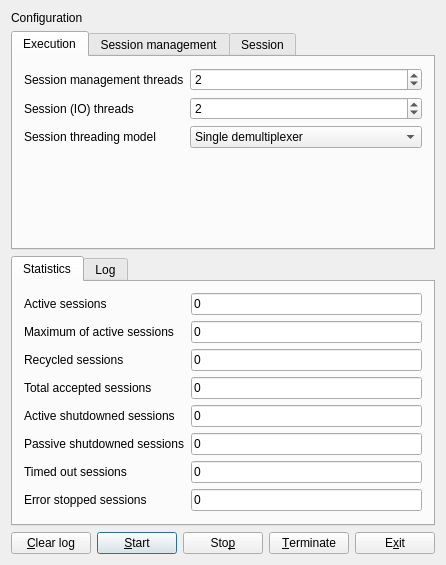
<?xml version="1.0" encoding="UTF-8"?>
<ui version="4.0">
 <class>mainForm</class>
 <widget class="QWidget" name="mainForm">
  <property name="geometry">
   <rect>
    <x>0</x>
    <y>0</y>
    <width>425</width>
    <height>516</height>
   </rect>
  </property>
  <property name="windowTitle">
   <string>Qt Echo Server</string>
  </property>
  <layout class="QVBoxLayout" name="mainLayout" stretch="0,0,1,0">
   <item>
    <widget class="QLabel" name="configurationLabel">
     <property name="text">
      <string>Configuration</string>
     </property>
    </widget>
   </item>
   <item>
    <widget class="QTabWidget" name="configTabWidget">
     <property name="currentIndex">
      <number>0</number>
     </property>
     <widget class="QWidget" name="executionTab">
      <attribute name="title">
       <string>Execution</string>
      </attribute>
      <layout class="QFormLayout" name="executionTabLayout">
       <item row="0" column="0">
        <widget class="QLabel" name="sessionManagerThreadsLabel">
         <property name="text">
          <string>Session management threads</string>
         </property>
        </widget>
       </item>
       <item row="0" column="1">
        <widget class="QSpinBox" name="sessionManagerThreadsSpinBox">
         <property name="sizePolicy">
          <sizepolicy hsizetype="Expanding" vsizetype="Preferred">
           <horstretch>0</horstretch>
           <verstretch>0</verstretch>
          </sizepolicy>
         </property>
         <property name="minimum">
          <number>1</number>
         </property>
         <property name="maximum">
          <number>1000</number>
         </property>
         <property name="value">
          <number>2</number>
         </property>
        </widget>
       </item>
       <item row="1" column="0">
        <widget class="QLabel" name="sessionThreadsLabel">
         <property name="text">
          <string>Session (IO) threads</string>
         </property>
        </widget>
       </item>
       <item row="1" column="1">
        <widget class="QSpinBox" name="sessionThreadsSpinBox">
         <property name="sizePolicy">
          <sizepolicy hsizetype="Expanding" vsizetype="Preferred">
           <horstretch>0</horstretch>
           <verstretch>0</verstretch>
          </sizepolicy>
         </property>
         <property name="minimum">
          <number>1</number>
         </property>
         <property name="maximum">
          <number>1000</number>
         </property>
         <property name="value">
          <number>2</number>
         </property>
        </widget>
       </item>
       <item row="2" column="0">
        <widget class="QLabel" name="sessionThreadModelLabel">
         <property name="text">
          <string>Session threading model</string>
         </property>
        </widget>
       </item>
       <item row="2" column="1">
        <widget class="QComboBox" name="sessionThreadModelComboBox">
         <property name="sizePolicy">
          <sizepolicy hsizetype="Expanding" vsizetype="Preferred">
           <horstretch>0</horstretch>
           <verstretch>0</verstretch>
          </sizepolicy>
         </property>
         <item>
          <property name="text">
           <string>Single demultiplexer</string>
          </property>
         </item>
         <item>
          <property name="text">
           <string>Demultiplexer per work thread</string>
          </property>
         </item>
        </widget>
       </item>
      </layout>
     </widget>
     <widget class="QWidget" name="sessionManagementTab">
      <attribute name="title">
       <string>Session management</string>
      </attribute>
      <layout class="QFormLayout" name="sessionManagementTabLayout">
       <item row="0" column="0">
        <widget class="QLabel" name="maxSessionCountLabel">
         <property name="text">
          <string>Maximum active sessions (TCP connections)</string>
         </property>
        </widget>
       </item>
       <item row="0" column="1">
        <widget class="QSpinBox" name="maxSessionCountSpinBox">
         <property name="sizePolicy">
          <sizepolicy hsizetype="Expanding" vsizetype="Preferred">
           <horstretch>0</horstretch>
           <verstretch>0</verstretch>
          </sizepolicy>
         </property>
         <property name="minimum">
          <number>1</number>
         </property>
         <property name="maximum">
          <number>1000000</number>
         </property>
         <property name="value">
          <number>10000</number>
         </property>
        </widget>
       </item>
       <item row="1" column="0">
        <widget class="QLabel" name="recycledSessionCountLabel">
         <property name="text">
          <string>Maximum recycled sessions</string>
         </property>
        </widget>
       </item>
       <item row="1" column="1">
        <widget class="QSpinBox" name="recycledSessionCountSpinBox">
         <property name="sizePolicy">
          <sizepolicy hsizetype="Expanding" vsizetype="Preferred">
           <horstretch>0</horstretch>
           <verstretch>0</verstretch>
          </sizepolicy>
         </property>
         <property name="minimum">
          <number>0</number>
         </property>
         <property name="maximum">
          <number>1000000</number>
         </property>
         <property name="value">
          <number>100</number>
         </property>
        </widget>
       </item>
       <item row="2" column="0">
        <widget class="QLabel" name="listenBacklogLabel">
         <property name="text">
          <string>Listen backlog</string>
         </property>
        </widget>
       </item>
       <item row="2" column="1">
        <widget class="QSpinBox" name="listenBacklogSpinBox">
         <property name="sizePolicy">
          <sizepolicy hsizetype="Expanding" vsizetype="Preferred">
           <horstretch>0</horstretch>
           <verstretch>0</verstretch>
          </sizepolicy>
         </property>
         <property name="minimum">
          <number>1</number>
         </property>
         <property name="maximum">
          <number>1000</number>
         </property>
         <property name="value">
          <number>6</number>
         </property>
        </widget>
       </item>
       <item row="3" column="0">
        <widget class="QLabel" name="portNumberLabel">
         <property name="text">
          <string>TCP port number to listen</string>
         </property>
        </widget>
       </item>
       <item row="3" column="1">
        <widget class="QSpinBox" name="portNumberSpinBox">
         <property name="sizePolicy">
          <sizepolicy hsizetype="Expanding" vsizetype="Preferred">
           <horstretch>0</horstretch>
           <verstretch>0</verstretch>
          </sizepolicy>
         </property>
         <property name="minimum">
          <number>1</number>
         </property>
         <property name="maximum">
          <number>65535</number>
         </property>
         <property name="value">
          <number>7</number>
         </property>
        </widget>
       </item>
       <item row="4" column="0">
        <widget class="QLabel" name="addressLabel">
         <property name="text">
          <string>IP address of interface to listen (IPv4 or IPv6)</string>
         </property>
        </widget>
       </item>
       <item row="4" column="1">
        <widget class="QLineEdit" name="addressEdit">
         <property name="sizePolicy">
          <sizepolicy hsizetype="Expanding" vsizetype="Preferred">
           <horstretch>0</horstretch>
           <verstretch>0</verstretch>
          </sizepolicy>
         </property>
         <property name="text">
          <string>0.0.0.0</string>
         </property>
        </widget>
       </item>
      </layout>
     </widget>
     <widget class="QWidget" name="sessionTab">
      <attribute name="title">
       <string>Session</string>
      </attribute>
      <layout class="QFormLayout" name="sessionTabLayout">
       <item row="0" column="0">
        <widget class="QLabel" name="sessionBufferSizeLabel">
         <property name="text">
          <string>Session's buffer size (bytes)</string>
         </property>
        </widget>
       </item>
       <item row="0" column="1">
        <widget class="QSpinBox" name="sessionBufferSizeSpinBox">
         <property name="sizePolicy">
          <sizepolicy hsizetype="Expanding" vsizetype="Preferred">
           <horstretch>0</horstretch>
           <verstretch>0</verstretch>
          </sizepolicy>
         </property>
         <property name="minimum">
          <number>1</number>
         </property>
         <property name="maximum">
          <number>10485760</number>
         </property>
         <property name="singleStep">
          <number>256</number>
         </property>
         <property name="value">
          <number>4096</number>
         </property>
        </widget>
       </item>
       <item row="3" column="0">
        <widget class="QCheckBox" name="sockRecvBufferSizeCheckBox">
         <property name="sizePolicy">
          <sizepolicy hsizetype="Preferred" vsizetype="Preferred">
           <horstretch>0</horstretch>
           <verstretch>0</verstretch>
          </sizepolicy>
         </property>
         <property name="text">
          <string>Socket's recieve buffer size (bytes)</string>
         </property>
        </widget>
       </item>
       <item row="3" column="1">
        <widget class="QSpinBox" name="sockRecvBufferSizeSpinBox">
         <property name="enabled">
          <bool>false</bool>
         </property>
         <property name="sizePolicy">
          <sizepolicy hsizetype="Expanding" vsizetype="Preferred">
           <horstretch>0</horstretch>
           <verstretch>0</verstretch>
          </sizepolicy>
         </property>
         <property name="minimum">
          <number>0</number>
         </property>
         <property name="maximum">
          <number>10485760</number>
         </property>
         <property name="singleStep">
          <number>256</number>
         </property>
         <property name="value">
          <number>4096</number>
         </property>
        </widget>
       </item>
       <item row="4" column="0">
        <widget class="QCheckBox" name="sockSendBufferSizeCheckBox">
         <property name="sizePolicy">
          <sizepolicy hsizetype="Preferred" vsizetype="Preferred">
           <horstretch>0</horstretch>
           <verstretch>0</verstretch>
          </sizepolicy>
         </property>
         <property name="text">
          <string>Socket's send buffer size (bytes)</string>
         </property>
        </widget>
       </item>
       <item row="4" column="1">
        <widget class="QSpinBox" name="sockSendBufferSizeSpinBox">
         <property name="enabled">
          <bool>false</bool>
         </property>
         <property name="sizePolicy">
          <sizepolicy hsizetype="Expanding" vsizetype="Preferred">
           <horstretch>0</horstretch>
           <verstretch>0</verstretch>
          </sizepolicy>
         </property>
         <property name="minimum">
          <number>0</number>
         </property>
         <property name="maximum">
          <number>10485760</number>
         </property>
         <property name="singleStep">
          <number>256</number>
         </property>
         <property name="value">
          <number>4096</number>
         </property>
        </widget>
       </item>
       <item row="5" column="0">
        <widget class="QLabel" name="tcpNoDelayLabel">
         <property name="text">
          <string>TCP NO_DELAY option</string>
         </property>
        </widget>
       </item>
       <item row="5" column="1">
        <widget class="QComboBox" name="tcpNoDelayComboBox">
         <property name="sizePolicy">
          <sizepolicy hsizetype="Expanding" vsizetype="Preferred">
           <horstretch>0</horstretch>
           <verstretch>0</verstretch>
          </sizepolicy>
         </property>
         <property name="currentIndex">
          <number>0</number>
         </property>
         <item>
          <property name="text">
           <string>default (operating system)</string>
          </property>
         </item>
         <item>
          <property name="text">
           <string>on</string>
          </property>
         </item>
         <item>
          <property name="text">
           <string>off</string>
          </property>
         </item>
        </widget>
       </item>
       <item row="1" column="0">
        <widget class="QCheckBox" name="inactivityTimeoutCheckBox">
         <property name="sizePolicy">
          <sizepolicy hsizetype="Preferred" vsizetype="Preferred">
           <horstretch>0</horstretch>
           <verstretch>0</verstretch>
          </sizepolicy>
         </property>
         <property name="text">
          <string>Inactivity timeout (seconds)</string>
         </property>
        </widget>
       </item>
       <item row="1" column="1">
        <widget class="QSpinBox" name="inactivityTimeoutSpinBox">
         <property name="enabled">
          <bool>false</bool>
         </property>
         <property name="sizePolicy">
          <sizepolicy hsizetype="Expanding" vsizetype="Preferred">
           <horstretch>0</horstretch>
           <verstretch>0</verstretch>
          </sizepolicy>
         </property>
         <property name="minimum">
          <number>0</number>
         </property>
         <property name="maximum">
          <number>10485760</number>
         </property>
         <property name="singleStep">
          <number>10</number>
         </property>
         <property name="value">
          <number>600</number>
         </property>
        </widget>
       </item>
       <item row="2" column="0">
        <widget class="QLabel" name="maxTransferSizeLabel">
         <property name="text">
          <string>Max size of single async transfer (bytes)</string>
         </property>
        </widget>
       </item>
       <item row="2" column="1">
        <widget class="QSpinBox" name="maxTransferSizeSpinBox">
         <property name="sizePolicy">
          <sizepolicy hsizetype="Expanding" vsizetype="Preferred">
           <horstretch>0</horstretch>
           <verstretch>0</verstretch>
          </sizepolicy>
         </property>
         <property name="minimum">
          <number>1</number>
         </property>
         <property name="maximum">
          <number>10485760</number>
         </property>
         <property name="singleStep">
          <number>32</number>
         </property>
         <property name="value">
          <number>4096</number>
         </property>
        </widget>
       </item>
      </layout>
     </widget>
    </widget>
   </item>
   <item>
    <widget class="QTabWidget" name="stateTabWidget">
     <property name="currentIndex">
      <number>0</number>
     </property>
     <widget class="QWidget" name="statisticsTab">
      <attribute name="title">
       <string>Statistics</string>
      </attribute>
      <layout class="QFormLayout" name="formLayout">
       <item row="0" column="0">
        <widget class="QLabel" name="activeSessionsLabel">
         <property name="text">
          <string>Active sessions</string>
         </property>
        </widget>
       </item>
       <item row="0" column="1">
        <widget class="QLineEdit" name="activeSessionsEdit">
         <property name="sizePolicy">
          <sizepolicy hsizetype="Expanding" vsizetype="Preferred">
           <horstretch>0</horstretch>
           <verstretch>0</verstretch>
          </sizepolicy>
         </property>
         <property name="text">
          <string>0</string>
         </property>
         <property name="readOnly">
          <bool>true</bool>
         </property>
        </widget>
       </item>
       <item row="1" column="0">
        <widget class="QLabel" name="maxActiveSessionsLabel">
         <property name="text">
          <string>Maximum of active sessions</string>
         </property>
        </widget>
       </item>
       <item row="1" column="1">
        <widget class="QLineEdit" name="maxActiveSessionsEdit">
         <property name="sizePolicy">
          <sizepolicy hsizetype="Expanding" vsizetype="Preferred">
           <horstretch>0</horstretch>
           <verstretch>0</verstretch>
          </sizepolicy>
         </property>
         <property name="text">
          <string>0</string>
         </property>
         <property name="readOnly">
          <bool>true</bool>
         </property>
        </widget>
       </item>
       <item row="2" column="0">
        <widget class="QLabel" name="recycledSessionsLabel">
         <property name="text">
          <string>Recycled sessions</string>
         </property>
        </widget>
       </item>
       <item row="2" column="1">
        <widget class="QLineEdit" name="recycledSessionsEdit">
         <property name="sizePolicy">
          <sizepolicy hsizetype="Expanding" vsizetype="Preferred">
           <horstretch>0</horstretch>
           <verstretch>0</verstretch>
          </sizepolicy>
         </property>
         <property name="text">
          <string>0</string>
         </property>
         <property name="readOnly">
          <bool>true</bool>
         </property>
        </widget>
       </item>
       <item row="3" column="0">
        <widget class="QLabel" name="totalAcceptedSessionsLabel">
         <property name="text">
          <string>Total accepted sessions</string>
         </property>
        </widget>
       </item>
       <item row="3" column="1">
        <widget class="QLineEdit" name="totalAcceptedSessionsEdit">
         <property name="sizePolicy">
          <sizepolicy hsizetype="Expanding" vsizetype="Preferred">
           <horstretch>0</horstretch>
           <verstretch>0</verstretch>
          </sizepolicy>
         </property>
         <property name="text">
          <string>0</string>
         </property>
         <property name="readOnly">
          <bool>true</bool>
         </property>
        </widget>
       </item>
       <item row="4" column="0">
        <widget class="QLabel" name="activeShutdownedSessionsLabel">
         <property name="text">
          <string>Active shutdowned sessions</string>
         </property>
        </widget>
       </item>
       <item row="4" column="1">
        <widget class="QLineEdit" name="activeShutdownedSessionsEdit">
         <property name="sizePolicy">
          <sizepolicy hsizetype="Expanding" vsizetype="Preferred">
           <horstretch>0</horstretch>
           <verstretch>0</verstretch>
          </sizepolicy>
         </property>
         <property name="text">
          <string>0</string>
         </property>
         <property name="readOnly">
          <bool>true</bool>
         </property>
        </widget>
       </item>
       <item row="5" column="0">
        <widget class="QLabel" name="outOfWorkSessionsLabel">
         <property name="text">
          <string>Passive shutdowned sessions</string>
         </property>
        </widget>
       </item>
       <item row="5" column="1">
        <widget class="QLineEdit" name="outOfWorkSessionsEdit">
         <property name="sizePolicy">
          <sizepolicy hsizetype="Expanding" vsizetype="Preferred">
           <horstretch>0</horstretch>
           <verstretch>0</verstretch>
          </sizepolicy>
         </property>
         <property name="text">
          <string>0</string>
         </property>
         <property name="readOnly">
          <bool>true</bool>
         </property>
        </widget>
       </item>
       <item row="6" column="0">
        <widget class="QLabel" name="timedOutSessionsLabel">
         <property name="text">
          <string>Timed out sessions</string>
         </property>
        </widget>
       </item>
       <item row="6" column="1">
        <widget class="QLineEdit" name="timedOutSessionsEdit">
         <property name="sizePolicy">
          <sizepolicy hsizetype="Expanding" vsizetype="Preferred">
           <horstretch>0</horstretch>
           <verstretch>0</verstretch>
          </sizepolicy>
         </property>
         <property name="text">
          <string>0</string>
         </property>
         <property name="readOnly">
          <bool>true</bool>
         </property>
        </widget>
       </item>
       <item row="7" column="0">
        <widget class="QLabel" name="errorStoppedSessionsLabel">
         <property name="text">
          <string>Error stopped sessions</string>
         </property>
        </widget>
       </item>
       <item row="7" column="1">
        <widget class="QLineEdit" name="errorStoppedSessionsEdit">
         <property name="sizePolicy">
          <sizepolicy hsizetype="Expanding" vsizetype="Preferred">
           <horstretch>0</horstretch>
           <verstretch>0</verstretch>
          </sizepolicy>
         </property>
         <property name="text">
          <string>0</string>
         </property>
         <property name="readOnly">
          <bool>true</bool>
         </property>
        </widget>
       </item>
      </layout>
     </widget>
     <widget class="QWidget" name="logTab">
      <attribute name="title">
       <string>Log</string>
      </attribute>
      <layout class="QVBoxLayout" name="logTabLayout">
       <property name="spacing">
        <number>0</number>
       </property>
       <property name="leftMargin">
        <number>0</number>
       </property>
       <property name="topMargin">
        <number>0</number>
       </property>
       <property name="rightMargin">
        <number>0</number>
       </property>
       <property name="bottomMargin">
        <number>0</number>
       </property>
       <item>
        <widget class="QPlainTextEdit" name="logTextEdit">
         <property name="frameShape">
          <enum>QFrame::NoFrame</enum>
         </property>
         <property name="tabChangesFocus">
          <bool>true</bool>
         </property>
         <property name="lineWrapMode">
          <enum>QPlainTextEdit::NoWrap</enum>
         </property>
         <property name="readOnly">
          <bool>true</bool>
         </property>
        </widget>
       </item>
      </layout>
     </widget>
    </widget>
   </item>
   <item>
    <layout class="QHBoxLayout" name="controlButtonLayout" stretch="0,0,0,0,0,0">
     <item>
      <widget class="QPushButton" name="pushButton">
       <property name="sizePolicy">
        <sizepolicy hsizetype="Minimum" vsizetype="Preferred">
         <horstretch>0</horstretch>
         <verstretch>0</verstretch>
        </sizepolicy>
       </property>
       <property name="text">
        <string>&amp;Clear log</string>
       </property>
       <property name="shortcut">
        <string>Ctrl+L</string>
       </property>
      </widget>
     </item>
     <item>
      <spacer name="controlButtonSpacer">
       <property name="orientation">
        <enum>Qt::Horizontal</enum>
       </property>
       <property name="sizeHint" stdset="0">
        <size>
         <width>40</width>
         <height>20</height>
        </size>
       </property>
      </spacer>
     </item>
     <item>
      <widget class="QPushButton" name="startButton">
       <property name="sizePolicy">
        <sizepolicy hsizetype="Minimum" vsizetype="Preferred">
         <horstretch>0</horstretch>
         <verstretch>0</verstretch>
        </sizepolicy>
       </property>
       <property name="text">
        <string>&amp;Start</string>
       </property>
       <property name="default">
        <bool>true</bool>
       </property>
      </widget>
     </item>
     <item>
      <widget class="QPushButton" name="stopButton">
       <property name="sizePolicy">
        <sizepolicy hsizetype="Minimum" vsizetype="Preferred">
         <horstretch>0</horstretch>
         <verstretch>0</verstretch>
        </sizepolicy>
       </property>
       <property name="text">
        <string>Sto&amp;p</string>
       </property>
       <property name="shortcut">
        <string>Ctrl+S</string>
       </property>
      </widget>
     </item>
     <item>
      <widget class="QPushButton" name="terminateButton">
       <property name="sizePolicy">
        <sizepolicy hsizetype="Minimum" vsizetype="Preferred">
         <horstretch>0</horstretch>
         <verstretch>0</verstretch>
        </sizepolicy>
       </property>
       <property name="text">
        <string>&amp;Terminate</string>
       </property>
       <property name="shortcut">
        <string>Ctrl+T</string>
       </property>
      </widget>
     </item>
     <item>
      <widget class="QPushButton" name="exitButton">
       <property name="sizePolicy">
        <sizepolicy hsizetype="Minimum" vsizetype="Preferred">
         <horstretch>0</horstretch>
         <verstretch>0</verstretch>
        </sizepolicy>
       </property>
       <property name="text">
        <string>E&amp;xit</string>
       </property>
       <property name="shortcut">
        <string>Ctrl+Q</string>
       </property>
      </widget>
     </item>
    </layout>
   </item>
  </layout>
 </widget>
 <layoutdefault spacing="6" margin="11"/>
 <tabstops>
  <tabstop>configTabWidget</tabstop>
  <tabstop>sessionManagerThreadsSpinBox</tabstop>
  <tabstop>sessionThreadsSpinBox</tabstop>
  <tabstop>sessionThreadModelComboBox</tabstop>
  <tabstop>maxSessionCountSpinBox</tabstop>
  <tabstop>recycledSessionCountSpinBox</tabstop>
  <tabstop>listenBacklogSpinBox</tabstop>
  <tabstop>portNumberSpinBox</tabstop>
  <tabstop>addressEdit</tabstop>
  <tabstop>sessionBufferSizeSpinBox</tabstop>
  <tabstop>inactivityTimeoutCheckBox</tabstop>
  <tabstop>inactivityTimeoutSpinBox</tabstop>
  <tabstop>maxTransferSizeSpinBox</tabstop>
  <tabstop>sockRecvBufferSizeCheckBox</tabstop>
  <tabstop>sockRecvBufferSizeSpinBox</tabstop>
  <tabstop>sockSendBufferSizeCheckBox</tabstop>
  <tabstop>sockSendBufferSizeSpinBox</tabstop>
  <tabstop>tcpNoDelayComboBox</tabstop>
  <tabstop>stateTabWidget</tabstop>
  <tabstop>activeSessionsEdit</tabstop>
  <tabstop>maxActiveSessionsEdit</tabstop>
  <tabstop>recycledSessionsEdit</tabstop>
  <tabstop>totalAcceptedSessionsEdit</tabstop>
  <tabstop>activeShutdownedSessionsEdit</tabstop>
  <tabstop>outOfWorkSessionsEdit</tabstop>
  <tabstop>timedOutSessionsEdit</tabstop>
  <tabstop>errorStoppedSessionsEdit</tabstop>
  <tabstop>logTextEdit</tabstop>
  <tabstop>pushButton</tabstop>
  <tabstop>startButton</tabstop>
  <tabstop>stopButton</tabstop>
  <tabstop>terminateButton</tabstop>
  <tabstop>exitButton</tabstop>
 </tabstops>
 <resources/>
 <connections>
  <connection>
   <sender>pushButton</sender>
   <signal>clicked()</signal>
   <receiver>logTextEdit</receiver>
   <slot>clear()</slot>
   <hints>
    <hint type="sourcelabel">
     <x>50</x>
     <y>385</y>
    </hint>
    <hint type="destinationlabel">
     <x>57</x>
     <y>321</y>
    </hint>
   </hints>
  </connection>
  <connection>
   <sender>sockRecvBufferSizeCheckBox</sender>
   <signal>clicked(bool)</signal>
   <receiver>sockRecvBufferSizeSpinBox</receiver>
   <slot>setEnabled(bool)</slot>
   <hints>
    <hint type="sourcelabel">
     <x>170</x>
     <y>127</y>
    </hint>
    <hint type="destinationlabel">
     <x>402</x>
     <y>130</y>
    </hint>
   </hints>
  </connection>
  <connection>
   <sender>sockSendBufferSizeCheckBox</sender>
   <signal>clicked(bool)</signal>
   <receiver>sockSendBufferSizeSpinBox</receiver>
   <slot>setEnabled(bool)</slot>
   <hints>
    <hint type="sourcelabel">
     <x>199</x>
     <y>153</y>
    </hint>
    <hint type="destinationlabel">
     <x>402</x>
     <y>156</y>
    </hint>
   </hints>
  </connection>
  <connection>
   <sender>exitButton</sender>
   <signal>clicked()</signal>
   <receiver>mainForm</receiver>
   <slot>close()</slot>
   <hints>
    <hint type="sourcelabel">
     <x>362</x>
     <y>376</y>
    </hint>
    <hint type="destinationlabel">
     <x>368</x>
     <y>400</y>
    </hint>
   </hints>
  </connection>
  <connection>
   <sender>inactivityTimeoutCheckBox</sender>
   <signal>clicked(bool)</signal>
   <receiver>inactivityTimeoutSpinBox</receiver>
   <slot>setEnabled(bool)</slot>
   <hints>
    <hint type="sourcelabel">
     <x>98</x>
     <y>93</y>
    </hint>
    <hint type="destinationlabel">
     <x>237</x>
     <y>98</y>
    </hint>
   </hints>
  </connection>
 </connections>
</ui>
